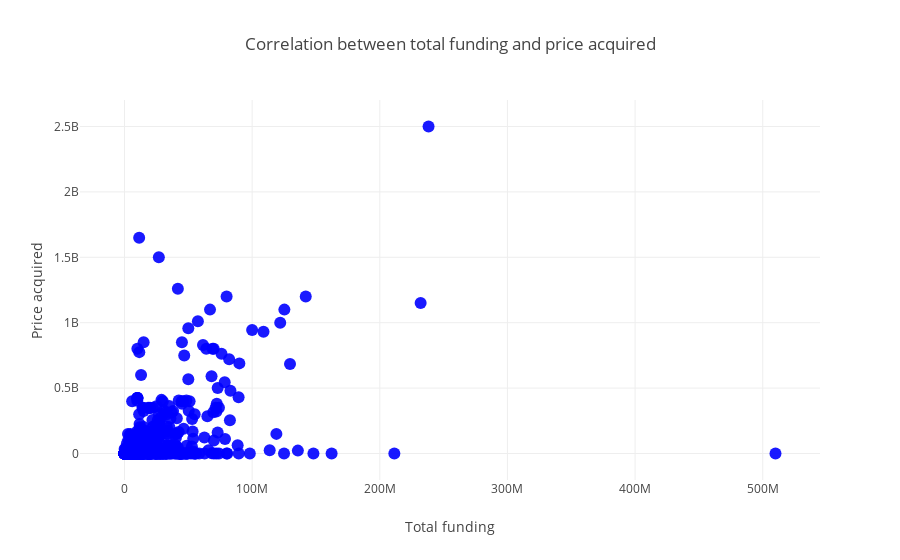

Notebook code cell kept with this figure:
### Code cell
trace = go.Scatter(x = funding_total,
                   y = price_amount,
                   mode = "markers",
                   marker = dict(size = 12, color = "rgba(0, 0, 255, 0.9)"))
data = [trace]

layout = {"title": "Correlation between total funding and price acquired",
          "xaxis": {"title": "Total funding", "zeroline": False},
          "yaxis": {"title": "Price acquired", "zeroline": False},}

py.offline.iplot({"data": data, "layout": layout})

### Figure 1 — Plotly figure (JSON) as saved in the notebook; plotly's stock layout.template omitted (floating-point values rounded to 4 significant figures; data arrays with more than 128 entries replaced by an {"elided": "..."} marker saying what was removed)
{"data": [{"marker": {"color": "rgba(0, 0, 255, 0.9)", "size": 12}, "mode": "markers", "type": "scatter", "uid": "e2ea83e5-3f9a-470d-af3f-b89d992c03c7", "x": {"elided": "670 int values"}, "y": {"elided": "670 int values"}}], "layout": {"title": "Correlation between total funding and price acquired", "xaxis": {"title": "Total funding", "zeroline": false}, "yaxis": {"title": "Price acquired", "zeroline": false}}}
